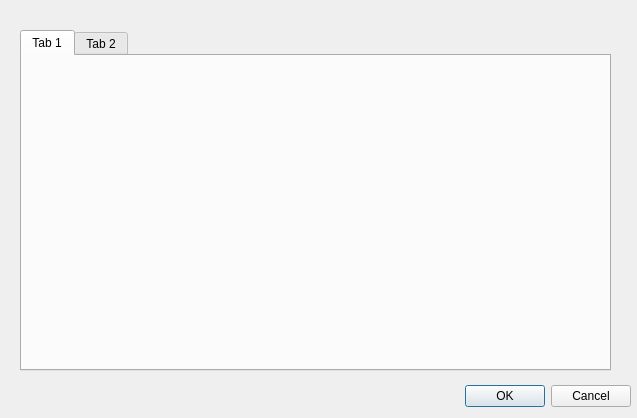
<?xml version="1.0" encoding="UTF-8"?>
<ui version="4.0">
 <class>DExamenTab</class>
 <widget class="QDialog" name="DExamenTab">
  <property name="geometry">
   <rect>
    <x>0</x>
    <y>0</y>
    <width>637</width>
    <height>418</height>
   </rect>
  </property>
  <property name="windowTitle">
   <string>Dialog</string>
  </property>
  <widget class="QDialogButtonBox" name="buttonBox">
   <property name="geometry">
    <rect>
     <x>290</x>
     <y>380</y>
     <width>341</width>
     <height>32</height>
    </rect>
   </property>
   <property name="orientation">
    <enum>Qt::Horizontal</enum>
   </property>
   <property name="standardButtons">
    <set>QDialogButtonBox::Cancel|QDialogButtonBox::Ok</set>
   </property>
  </widget>
  <widget class="QTabWidget" name="tabla">
   <property name="geometry">
    <rect>
     <x>20</x>
     <y>30</y>
     <width>591</width>
     <height>341</height>
    </rect>
   </property>
   <property name="currentIndex">
    <number>0</number>
   </property>
   <widget class="QWidget" name="tab">
    <attribute name="title">
     <string>Tab 1</string>
    </attribute>
   </widget>
   <widget class="QWidget" name="tab_2">
    <attribute name="title">
     <string>Tab 2</string>
    </attribute>
   </widget>
  </widget>
 </widget>
 <resources/>
 <connections>
  <connection>
   <sender>buttonBox</sender>
   <signal>accepted()</signal>
   <receiver>DExamenTab</receiver>
   <slot>accept()</slot>
   <hints>
    <hint type="sourcelabel">
     <x>248</x>
     <y>254</y>
    </hint>
    <hint type="destinationlabel">
     <x>157</x>
     <y>274</y>
    </hint>
   </hints>
  </connection>
  <connection>
   <sender>buttonBox</sender>
   <signal>rejected()</signal>
   <receiver>DExamenTab</receiver>
   <slot>reject()</slot>
   <hints>
    <hint type="sourcelabel">
     <x>316</x>
     <y>260</y>
    </hint>
    <hint type="destinationlabel">
     <x>286</x>
     <y>274</y>
    </hint>
   </hints>
  </connection>
 </connections>
</ui>
